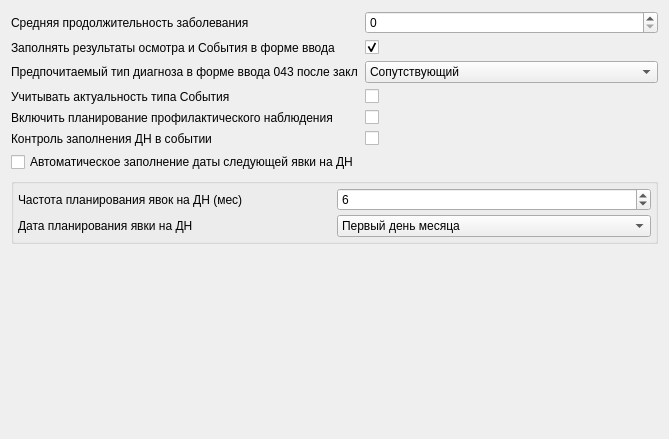
<?xml version="1.0" encoding="UTF-8"?>
<ui version="4.0">
 <class>eventPage</class>
 <widget class="QWidget" name="eventPage">
  <property name="geometry">
   <rect>
    <x>0</x>
    <y>0</y>
    <width>669</width>
    <height>439</height>
   </rect>
  </property>
  <property name="windowTitle">
   <string>Ввод обращений</string>
  </property>
  <property name="toolTip">
   <string>Ввод обращений</string>
  </property>
  <layout class="QGridLayout" name="gridLayout">
   <item row="0" column="0">
    <widget class="QLabel" name="lblAverageDuration">
     <property name="sizePolicy">
      <sizepolicy hsizetype="Preferred" vsizetype="Preferred">
       <horstretch>0</horstretch>
       <verstretch>0</verstretch>
      </sizepolicy>
     </property>
     <property name="text">
      <string>Средняя продолжительность заболевания</string>
     </property>
     <property name="buddy">
      <cstring>edtAverageDuration</cstring>
     </property>
    </widget>
   </item>
   <item row="0" column="1">
    <widget class="QSpinBox" name="edtAverageDuration">
     <property name="sizePolicy">
      <sizepolicy hsizetype="Preferred" vsizetype="Fixed">
       <horstretch>0</horstretch>
       <verstretch>0</verstretch>
      </sizepolicy>
     </property>
    </widget>
   </item>
   <item row="2" column="1">
    <widget class="QComboBox" name="cmbDiagnosisTypeAfterFinalForm043">
     <item>
      <property name="text">
       <string>Сопутствующий</string>
      </property>
     </item>
     <item>
      <property name="text">
       <string>Основной</string>
      </property>
     </item>
    </widget>
   </item>
   <item row="1" column="0">
    <widget class="QLabel" name="lblFillDiagnosticsEventsResults">
     <property name="text">
      <string>Заполнять результаты осмотра и События в форме ввода</string>
     </property>
    </widget>
   </item>
   <item row="2" column="0">
    <widget class="QLabel" name="lblDiagnosisTypeAfterFinalForm043">
     <property name="text">
      <string>Предпочитаемый тип диагноза в форме ввода 043 после закл</string>
     </property>
    </widget>
   </item>
   <item row="5" column="1">
    <widget class="QCheckBox" name="chkCheckDispanserObservation">
     <property name="sizePolicy">
      <sizepolicy hsizetype="Preferred" vsizetype="Fixed">
       <horstretch>0</horstretch>
       <verstretch>0</verstretch>
      </sizepolicy>
     </property>
     <property name="text">
      <string/>
     </property>
    </widget>
   </item>
   <item row="3" column="1">
    <widget class="QCheckBox" name="chkEventTypeActive">
     <property name="sizePolicy">
      <sizepolicy hsizetype="Preferred" vsizetype="Fixed">
       <horstretch>0</horstretch>
       <verstretch>0</verstretch>
      </sizepolicy>
     </property>
     <property name="text">
      <string/>
     </property>
    </widget>
   </item>
   <item row="4" column="1">
    <widget class="QCheckBox" name="chkSurveillancePlanningDialog">
     <property name="sizePolicy">
      <sizepolicy hsizetype="Preferred" vsizetype="Fixed">
       <horstretch>0</horstretch>
       <verstretch>0</verstretch>
      </sizepolicy>
     </property>
     <property name="text">
      <string/>
     </property>
    </widget>
   </item>
   <item row="3" column="0">
    <widget class="QLabel" name="lblEventTypeActive">
     <property name="text">
      <string>Учитывать актуальность типа События</string>
     </property>
    </widget>
   </item>
   <item row="1" column="1">
    <widget class="QCheckBox" name="chkFillDiagnosticsEventsResults">
     <property name="sizePolicy">
      <sizepolicy hsizetype="Preferred" vsizetype="Fixed">
       <horstretch>0</horstretch>
       <verstretch>0</verstretch>
      </sizepolicy>
     </property>
     <property name="text">
      <string/>
     </property>
     <property name="checked">
      <bool>true</bool>
     </property>
    </widget>
   </item>
   <item row="4" column="0">
    <widget class="QLabel" name="lblSurveillancePlanningDialog">
     <property name="text">
      <string>Включить планирование профилактического наблюдения</string>
     </property>
    </widget>
   </item>
   <item row="6" column="0">
    <widget class="QCheckBox" name="chkPlanningParam">
     <property name="layoutDirection">
      <enum>Qt::LeftToRight</enum>
     </property>
     <property name="text">
      <string>Автоматическое заполнение даты следующей явки на ДН</string>
     </property>
    </widget>
   </item>
   <item row="5" column="0">
    <widget class="QLabel" name="lblCheckDispanserObservation">
     <property name="text">
      <string>Контроль заполнения ДН в событии</string>
     </property>
    </widget>
   </item>
   <item row="7" column="0" colspan="2">
    <widget class="QGroupBox" name="grbParam">
     <property name="enabled">
      <bool>true</bool>
     </property>
     <property name="sizePolicy">
      <sizepolicy hsizetype="Preferred" vsizetype="Preferred">
       <horstretch>0</horstretch>
       <verstretch>0</verstretch>
      </sizepolicy>
     </property>
     <property name="title">
      <string/>
     </property>
     <layout class="QGridLayout" name="gridLayout_2">
      <property name="margin">
       <number>4</number>
      </property>
      <property name="spacing">
       <number>4</number>
      </property>
      <item row="1" column="0">
       <widget class="QLabel" name="lblPlanningBegDate">
        <property name="text">
         <string>Дата планирования явки на ДН</string>
        </property>
       </widget>
      </item>
      <item row="1" column="1">
       <widget class="QComboBox" name="cmbPlanningBegDate">
        <property name="sizePolicy">
         <sizepolicy hsizetype="Preferred" vsizetype="Fixed">
          <horstretch>0</horstretch>
          <verstretch>0</verstretch>
         </sizepolicy>
        </property>
        <item>
         <property name="text">
          <string>Первый день месяца</string>
         </property>
        </item>
        <item>
         <property name="text">
          <string>От текущей даты</string>
         </property>
        </item>
       </widget>
      </item>
      <item row="0" column="1">
       <widget class="QSpinBox" name="edtPlanningFreq">
        <property name="sizePolicy">
         <sizepolicy hsizetype="Preferred" vsizetype="Fixed">
          <horstretch>0</horstretch>
          <verstretch>0</verstretch>
         </sizepolicy>
        </property>
        <property name="minimum">
         <number>1</number>
        </property>
        <property name="maximum">
         <number>36</number>
        </property>
        <property name="singleStep">
         <number>1</number>
        </property>
        <property name="value">
         <number>6</number>
        </property>
       </widget>
      </item>
      <item row="0" column="0">
       <widget class="QLabel" name="lblPlanningFreq">
        <property name="text">
         <string>Частота планирования явок на ДН (мес)</string>
        </property>
       </widget>
      </item>
     </layout>
    </widget>
   </item>
   <item row="8" column="0" colspan="2">
    <spacer name="verticalSpacer">
     <property name="orientation">
      <enum>Qt::Vertical</enum>
     </property>
     <property name="sizeHint" stdset="0">
      <size>
       <width>20</width>
       <height>40</height>
      </size>
     </property>
    </spacer>
   </item>
  </layout>
 </widget>
 <resources/>
 <connections/>
</ui>
